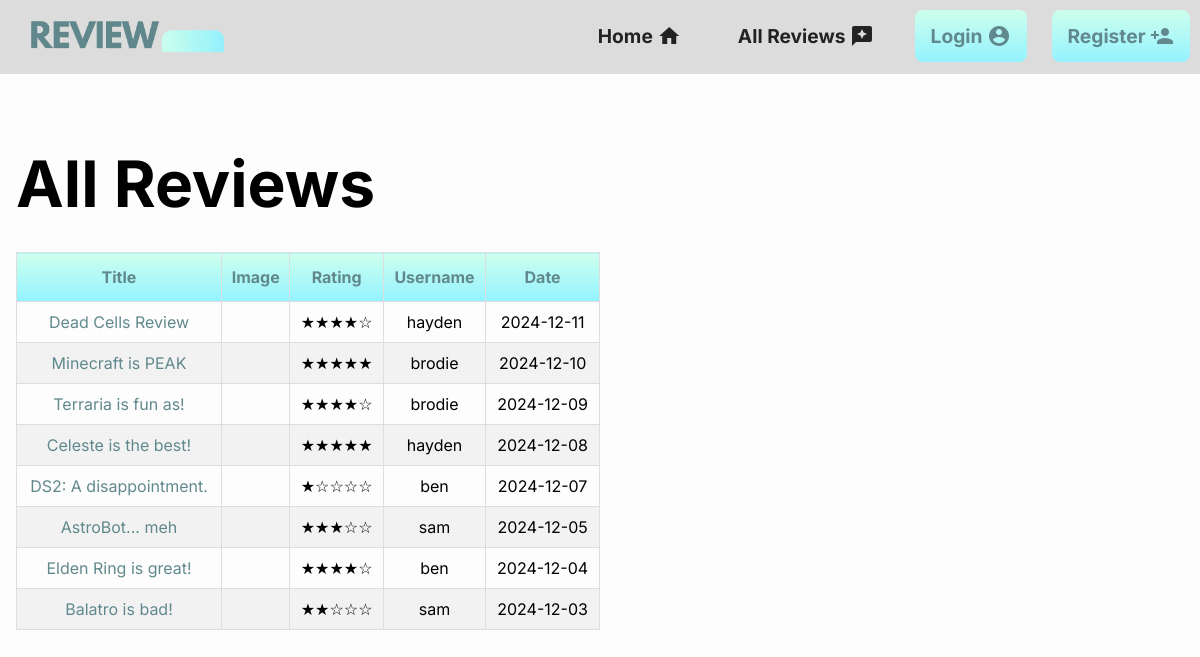
Screenshot of /allreviews with the database file from the repository.
### tables this page shows
CREATE TABLE "Reviews"(id INTEGER PRIMARY KEY AUTOINCREMENT,
                     title TEXT NOT NULL,
                     reviewDate TEXT NOT NULL,
                     reviewerName TEXT NOT NULL,
                     rating INTEGER NOT NULL,
                     reviewText TEXT NOT NULL UNIQUE, 
                     reviewImage BLOB );

CREATE TABLE Users(id INTEGER PRIMARY KEY AUTOINCREMENT,
                   username TEXT NOT NULL UNIQUE,
                   password TEXT NOT NULL);

### main.py (the view)
@app.route("/allreviews")
def Reviews():
    reviewData = getAllReviews()
    return render_template("allreviews.html", reviews=reviewData) # Renders the page and sets the review data to a useable variable

### db.py (called while the page is built)
def getDB():
    db = sqlite3.connect(".database/reviewos.db")
    db.row_factory = sqlite3.Row
    return db

def getAllReviews():
    db = getDB()
    reviews = db.execute("""SELECT * FROM Reviews JOIN Users ON Reviews.reviewerName = Users.username ORDER BY reviewDate DESC""").fetchall()
    db.close()
    return reviews

### templates/allreviews.html (shortened to what this page needs)
{% extends "base.html" %}
{% block content %}
<h1>All Reviews</h1>
<table class="reviews_table">
    <thead>
        <th>Title</th>
        <th>Image</th>
        <th>Rating</th>
        <th>Username</th>
        <th>Date</th>
    </thead>
    <tbody>
        {% for review in reviews %}
        <tr>
            <td><a href="/{{ review['id'] }}">{{ review['title'] }}</a></td>
            <td>
            </td>
            <td>{{ '★'*review['rating'] + '☆'*(5-review['rating']) }}</td>
            <td>{{ review['username'] }}</td>
            <td>{{ review['reviewDate'] }}</td>
        </tr>
        {% endfor %}
    </tbody>
</table>
{% endblock %}

### templates/base.html (shortened to what this page needs)
<!DOCTYPE html>
<html lang="en">
<head>
    <link rel="stylesheet" href="static/css/style.css" />
</head>
<body>
    <nav>
        <div>
            <img class="title" src="static/images/ReviewOS logo.gif" alt="ReviewOS logo">
            <div class="nav_button">
                <a href="/">Home <span class="inline-icon material-icons">home</span></a>
                {% if not session['username'] %}
                    <a href="/allreviews">All Reviews <span class="inline-icon material-icons">reviews</span></a>
                    <a class="bg" href="/login">Login <span class="inline-icon material-icons">account_circle</span></a>
                    <a class="bg" href="/register">Register <span class="inline-icon material-icons">person_add</span></a>
                {% endif %}
            </div>
        </div>
    </nav>
    <main>
        {% block content %}
        {% endblock %}
    </main>
</body>
</html>

### static/css/style.css (style rules this page uses)
.inline-icon { vertical-align: text-bottom; }
* { padding: 0; margin: 0; box-sizing: border-box; font-family: "Inter", sans-serif; }
body { background: #fdfdfd; font-size: 1rem; }
main { max-width: 100%; margin: auto; padding: 1rem; line-height: 1.5; }
h1 { font-size: 4rem; padding-top: 120px; padding-bottom: 20px; }
.title { float: left; padding: 20px; width: 250px; height: 250px; margin: -88px 0; }
.nav_button { float: right; }
nav { overflow: hidden; background-color: gainsboro; text-align: center; position: fixed; z-index: 1030; width: 100%; }
nav a { display: inline-block; color: rgb(34, 34, 34); border-radius: 8px; padding: 14px 16px; text-decoration: none; font-size: 1.2em; font-weight: bold; margin: 10px; }
nav a.bg { background-image: linear-gradient(rgb(205, 255, 237), rgb(148, 242, 255)); color: rgb(97, 137, 141); }
a { color: rgb(97, 137, 141); text-decoration: none; }
.reviews_table { font-family: "Inter", sans-serif; border-collapse: collapse; width: 50%; }
.reviews_table td, .reviews_table th { border: 1px solid #ddd; padding: 8px; text-align: center; }
.reviews_table tr:nth-child(even) { background-color: #f2f2f2; }
.reviews_table th { padding-top: 12px; padding-bottom: 12px; background-image: linear-gradient(rgb(205, 255, 237), rgb(148, 242, 255)); color: rgb(97, 137, 141); }

### rows the page displays
Reviews: title "Dead Cells Review", rating "★★★★☆", username "hayden", reviewDate "2024-12-11"
Reviews: title "Minecraft is PEAK", rating "★★★★★", username "brodie", reviewDate "2024-12-10"
Reviews: title "Terraria is fun as!", rating "★★★★☆", username "brodie", reviewDate "2024-12-09"
Reviews: title "Celeste is the best!", rating "★★★★★", username "hayden", reviewDate "2024-12-08"
Reviews: title "DS2: A disappointment.", rating "★☆☆☆☆", username "ben", reviewDate "2024-12-07"
Reviews: title "AstroBot... meh", rating "★★★☆☆", username "sam", reviewDate "2024-12-05"
Reviews: title "Elden Ring is great!", rating "★★★★☆", username "ben", reviewDate "2024-12-04"
Reviews: title "Balatro is bad!", rating "★★☆☆☆", username "sam", reviewDate "2024-12-03"
